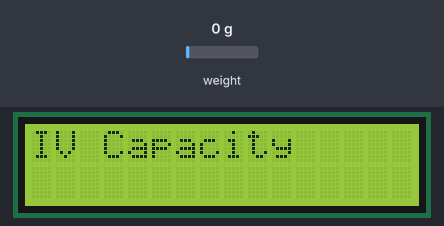
The sketch below on a simulated Arduino Uno, built with avr-gcc and run on an emulated ATmega328P. Parts: 16×2 character LCD. The test bench sets the inputs (shaded band); at power-on: weight on the scale 0 g. What the sketch prints to the serial monitor is not drawn.

Above: at 2.1 s.
At 8.3 s:
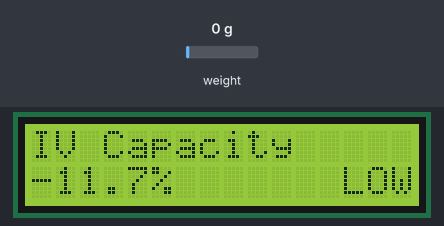

The sketch:

Project.ino
```cpp
#include <Wire.h>
#include <LiquidCrystal_I2C.h>
#include "HX711.h" // HX711 loadCell AMP library
#include <SoftwareSerial.h>

#define calibration_factor -7070 // Scale Value
#define scale_gram 2.75 // gram Scale
#define DOUT  3 // Data Out
#define CLK  2  // Clock
#define MaxVal 350 // IV capacity

int i,j;
int cnt = 0;
double temp;
double accum = 0.0;
double arr[10] = {0.0,};
LiquidCrystal_I2C lcd(0x27,16,2);
SoftwareSerial BTSerial(4, 5);

HX711 scale(DOUT, CLK);
void setup() {

  Serial.begin(9600);  // Serial
  BTSerial.begin(9600);

  scale.set_scale(calibration_factor);  // set scale
  scale.tare();

  lcd.init();                      // LCD initialization
  // Print a message to the LCD.
  lcd.backlight();
  delay(1000);
  lcd.print("IV Capacity");


}
void loop() {


  double percent;
  double weight;

  double display_per;
  weight = scale.get_units() * scale_gram;
  percent = (weight-35.0) / MaxVal * 100.0;

  Serial.println(percent);
  arr[cnt] = percent;


  if(cnt == 10){

    //bubble sort
	  for(int i = 0; i < 10; i++) {
		  for(int j= 1 ; j < 10-i; j++) {
			  if(arr[j-1] > arr[j]) {

				  temp = arr[j-1];
				  arr[j-1] = arr[j];
				  arr[j] = temp;
			  }
		  }
	  }


    // except Max 2 , Min 2 Value(Outlier)
    for(i=2; i<8; i++){
      accum += arr[i];
    }

    display_per = accum / ((double)cnt - 4.0);


    lcd.clear();
    lcd.print("IV Capacity");
    lcd.setCursor(0,0);
    lcd.setCursor(0,1);
    lcd.print(display_per,1);
    lcd.print("%");
    BTSerial.println(display_per);

    if(display_per < 10){
      lcd.setCursor(13,1);
      lcd.print("LOW");
    }

    accum = 0;
    cnt = 0;
  }
  else{
    cnt++;
  }

  delay(500);


}
```

Measured:
- what the display in image 0 shows lasts 6.1 s, from 2.1 s to 8.2 s
